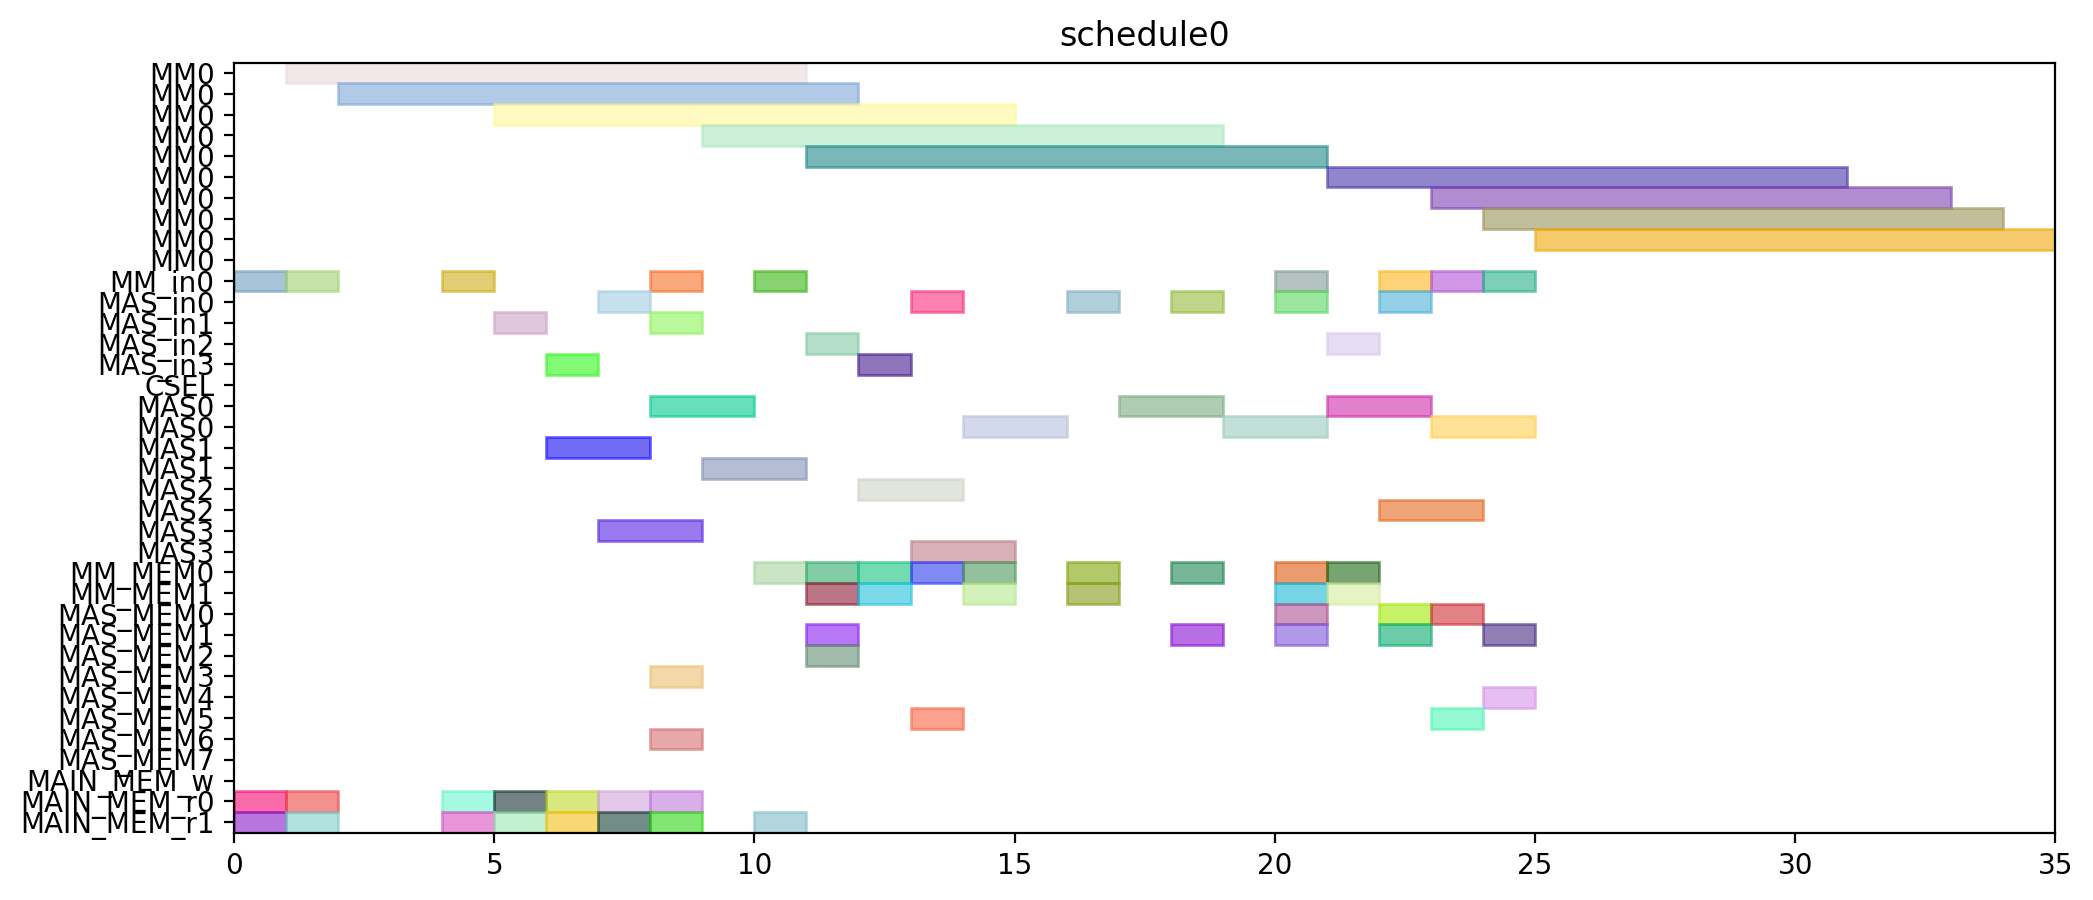

The Python source for this figure:
from pyschedule import Scenario, solvers, plotters, alt


def solve():
	horizon = 120
	S = Scenario("schedule0", horizon=horizon)

	# resource
	MM = S.Resources('MM', num=1, size=10)
	MM_in = S.Resources('MM_in', num=1)
	MAS_in = S.Resources('MAS_in', num=4)
	CSEL = S.Resource('CSEL')
	MAS = S.Resources('MAS', num=4, size=2, periods=range(1, horizon))
	MM_MEM = S.Resources('MM_MEM', num=2)
	MAS_MEM = S.Resources('MAS_MEM', num=8)
	MAIN_MEM_w = S.Resource('MAIN_MEM_w', size=1)
	MAIN_MEM_r = S.Resources('MAIN_MEM_r', num=2)

	# result of previous scheduling

	# new tasks
	t0 = S.Task('t0', length=10, delay_cost=1)
	t0 += alt(MM)
	t0_in = S.Task('t0_in', length=1, delay_cost=1)
	t0_in += alt(MM_in)
	S += t0_in*MM_in[0]<=t0*MM[0]
	t0_mem0 = S.Task('t0_mem0', length=1, delay_cost=1)
	t0_mem0 += MAIN_MEM_r[0]
	S += t0_mem0 <= t0

	t0_mem1 = S.Task('t0_mem1', length=1, delay_cost=1)
	t0_mem1 += MAIN_MEM_r[1]
	S += t0_mem1 <= t0

	t1 = S.Task('t1', length=10, delay_cost=1)
	t1 += alt(MM)
	t1_in = S.Task('t1_in', length=1, delay_cost=1)
	t1_in += alt(MM_in)
	S += t1_in*MM_in[0]<=t1*MM[0]
	t1_mem0 = S.Task('t1_mem0', length=1, delay_cost=1)
	t1_mem0 += MAIN_MEM_r[0]
	S += t1_mem0 <= t1

	t1_mem1 = S.Task('t1_mem1', length=1, delay_cost=1)
	t1_mem1 += MAIN_MEM_r[1]
	S += t1_mem1 <= t1

	t2 = S.Task('t2', length=10, delay_cost=1)
	t2 += alt(MM)
	t2_in = S.Task('t2_in', length=1, delay_cost=1)
	t2_in += alt(MM_in)
	S += t2_in*MM_in[0]<=t2*MM[0]
	t2_mem0 = S.Task('t2_mem0', length=1, delay_cost=1)
	t2_mem0 += MAIN_MEM_r[0]
	S += t2_mem0 <= t2

	t2_mem1 = S.Task('t2_mem1', length=1, delay_cost=1)
	t2_mem1 += MAIN_MEM_r[1]
	S += t2_mem1 <= t2

	t3 = S.Task('t3', length=2, delay_cost=1)
	t3 += alt(MAS)
	t3_in = S.Task('t3_in', length=1, delay_cost=1)
	t3_in += alt(MAS_in)
	S += t3_in*MAS_in[0]<=t3*MAS[0]

	S += t3_in*MAS_in[1]<=t3*MAS[1]

	S += t3_in*MAS_in[2]<=t3*MAS[2]

	S += t3_in*MAS_in[3]<=t3*MAS[3]

	t3_mem0 = S.Task('t3_mem0', length=1, delay_cost=1)
	t3_mem0 += MAIN_MEM_r[0]
	S += t3_mem0 <= t3

	t3_mem1 = S.Task('t3_mem1', length=1, delay_cost=1)
	t3_mem1 += MAIN_MEM_r[1]
	S += t3_mem1 <= t3

	t4 = S.Task('t4', length=2, delay_cost=1)
	t4 += alt(MAS)
	t4_in = S.Task('t4_in', length=1, delay_cost=1)
	t4_in += alt(MAS_in)
	S += t4_in*MAS_in[0]<=t4*MAS[0]

	S += t4_in*MAS_in[1]<=t4*MAS[1]

	S += t4_in*MAS_in[2]<=t4*MAS[2]

	S += t4_in*MAS_in[3]<=t4*MAS[3]

	t4_mem0 = S.Task('t4_mem0', length=1, delay_cost=1)
	t4_mem0 += MAIN_MEM_r[0]
	S += t4_mem0 <= t4

	t4_mem1 = S.Task('t4_mem1', length=1, delay_cost=1)
	t4_mem1 += MAIN_MEM_r[1]
	S += t4_mem1 <= t4

	t8 = S.Task('t8', length=2, delay_cost=1)
	t8 += alt(MAS)
	t8_in = S.Task('t8_in', length=1, delay_cost=1)
	t8_in += alt(MAS_in)
	S += t8_in*MAS_in[0]<=t8*MAS[0]

	S += t8_in*MAS_in[1]<=t8*MAS[1]

	S += t8_in*MAS_in[2]<=t8*MAS[2]

	S += t8_in*MAS_in[3]<=t8*MAS[3]

	t8_mem0 = S.Task('t8_mem0', length=1, delay_cost=1)
	t8_mem0 += MAIN_MEM_r[0]
	S += t8_mem0 <= t8

	t8_mem1 = S.Task('t8_mem1', length=1, delay_cost=1)
	t8_mem1 += MAIN_MEM_r[1]
	S += t8_mem1 <= t8

	t9 = S.Task('t9', length=2, delay_cost=1)
	t9 += alt(MAS)
	t9_in = S.Task('t9_in', length=1, delay_cost=1)
	t9_in += alt(MAS_in)
	S += t9_in*MAS_in[0]<=t9*MAS[0]

	S += t9_in*MAS_in[1]<=t9*MAS[1]

	S += t9_in*MAS_in[2]<=t9*MAS[2]

	S += t9_in*MAS_in[3]<=t9*MAS[3]

	t9_mem0 = S.Task('t9_mem0', length=1, delay_cost=1)
	t9_mem0 += MAIN_MEM_r[0]
	S += t9_mem0 <= t9

	t9_mem1 = S.Task('t9_mem1', length=1, delay_cost=1)
	t9_mem1 += MAIN_MEM_r[1]
	S += t9_mem1 <= t9

	t13 = S.Task('t13', length=2, delay_cost=1)
	t13 += alt(MAS)
	t13_in = S.Task('t13_in', length=1, delay_cost=1)
	t13_in += alt(MAS_in)
	S += t13_in*MAS_in[0]<=t13*MAS[0]

	S += t13_in*MAS_in[1]<=t13*MAS[1]

	S += t13_in*MAS_in[2]<=t13*MAS[2]

	S += t13_in*MAS_in[3]<=t13*MAS[3]

	t13_mem0 = S.Task('t13_mem0', length=1, delay_cost=1)
	t13_mem0 += MAIN_MEM_r[0]
	S += t13_mem0 <= t13

	t13_mem1 = S.Task('t13_mem1', length=1, delay_cost=1)
	t13_mem1 += MAIN_MEM_r[1]
	S += t13_mem1 <= t13

	t14 = S.Task('t14', length=2, delay_cost=1)
	t14 += alt(MAS)
	t14_in = S.Task('t14_in', length=1, delay_cost=1)
	t14_in += alt(MAS_in)
	S += t14_in*MAS_in[0]<=t14*MAS[0]

	S += t14_in*MAS_in[1]<=t14*MAS[1]

	S += t14_in*MAS_in[2]<=t14*MAS[2]

	S += t14_in*MAS_in[3]<=t14*MAS[3]

	t14_mem0 = S.Task('t14_mem0', length=1, delay_cost=1)
	t14_mem0 += MAIN_MEM_r[0]
	S += t14_mem0 <= t14

	t14_mem1 = S.Task('t14_mem1', length=1, delay_cost=1)
	t14_mem1 += MAIN_MEM_r[1]
	S += t14_mem1 <= t14

	t5 = S.Task('t5', length=10, delay_cost=1)
	t5 += alt(MM)
	t5_in = S.Task('t5_in', length=1, delay_cost=1)
	t5_in += alt(MM_in)
	S += t5_in*MM_in[0]<=t5*MM[0]
	t5_mem0 = S.Task('t5_mem0', length=1, delay_cost=1)
	t5_mem0 += alt(MAS_MEM)
	S += (t3*MAS[0])-1 < t5_mem0*MAS_MEM[0]
	S += (t3*MAS[1])-1 < t5_mem0*MAS_MEM[2]
	S += (t3*MAS[2])-1 < t5_mem0*MAS_MEM[4]
	S += (t3*MAS[3])-1 < t5_mem0*MAS_MEM[6]
	S += t5_mem0 <= t5

	t5_mem1 = S.Task('t5_mem1', length=1, delay_cost=1)
	t5_mem1 += alt(MAS_MEM)
	S += (t4*MAS[0])-1 < t5_mem1*MAS_MEM[1]
	S += (t4*MAS[1])-1 < t5_mem1*MAS_MEM[3]
	S += (t4*MAS[2])-1 < t5_mem1*MAS_MEM[5]
	S += (t4*MAS[3])-1 < t5_mem1*MAS_MEM[7]
	S += t5_mem1 <= t5

	t6 = S.Task('t6', length=2, delay_cost=1)
	t6 += alt(MAS)
	t6_in = S.Task('t6_in', length=1, delay_cost=1)
	t6_in += alt(MAS_in)
	S += t6_in*MAS_in[0]<=t6*MAS[0]

	S += t6_in*MAS_in[1]<=t6*MAS[1]

	S += t6_in*MAS_in[2]<=t6*MAS[2]

	S += t6_in*MAS_in[3]<=t6*MAS[3]

	t6_mem0 = S.Task('t6_mem0', length=1, delay_cost=1)
	t6_mem0 += alt(MM_MEM)
	S += (t0*MM[0])-1 < t6_mem0*MM_MEM[0]
	S += t6_mem0 <= t6

	t6_mem1 = S.Task('t6_mem1', length=1, delay_cost=1)
	t6_mem1 += alt(MM_MEM)
	S += (t1*MM[0])-1 < t6_mem1*MM_MEM[1]
	S += t6_mem1 <= t6

	t10 = S.Task('t10', length=10, delay_cost=1)
	t10 += alt(MM)
	t10_in = S.Task('t10_in', length=1, delay_cost=1)
	t10_in += alt(MM_in)
	S += t10_in*MM_in[0]<=t10*MM[0]
	t10_mem0 = S.Task('t10_mem0', length=1, delay_cost=1)
	t10_mem0 += alt(MAS_MEM)
	S += (t8*MAS[0])-1 < t10_mem0*MAS_MEM[0]
	S += (t8*MAS[1])-1 < t10_mem0*MAS_MEM[2]
	S += (t8*MAS[2])-1 < t10_mem0*MAS_MEM[4]
	S += (t8*MAS[3])-1 < t10_mem0*MAS_MEM[6]
	S += t10_mem0 <= t10

	t10_mem1 = S.Task('t10_mem1', length=1, delay_cost=1)
	t10_mem1 += alt(MAS_MEM)
	S += (t9*MAS[0])-1 < t10_mem1*MAS_MEM[1]
	S += (t9*MAS[1])-1 < t10_mem1*MAS_MEM[3]
	S += (t9*MAS[2])-1 < t10_mem1*MAS_MEM[5]
	S += (t9*MAS[3])-1 < t10_mem1*MAS_MEM[7]
	S += t10_mem1 <= t10

	t11 = S.Task('t11', length=2, delay_cost=1)
	t11 += alt(MAS)
	t11_in = S.Task('t11_in', length=1, delay_cost=1)
	t11_in += alt(MAS_in)
	S += t11_in*MAS_in[0]<=t11*MAS[0]

	S += t11_in*MAS_in[1]<=t11*MAS[1]

	S += t11_in*MAS_in[2]<=t11*MAS[2]

	S += t11_in*MAS_in[3]<=t11*MAS[3]

	t11_mem0 = S.Task('t11_mem0', length=1, delay_cost=1)
	t11_mem0 += alt(MM_MEM)
	S += (t1*MM[0])-1 < t11_mem0*MM_MEM[0]
	S += t11_mem0 <= t11

	t11_mem1 = S.Task('t11_mem1', length=1, delay_cost=1)
	t11_mem1 += alt(MM_MEM)
	S += (t2*MM[0])-1 < t11_mem1*MM_MEM[1]
	S += t11_mem1 <= t11

	t15 = S.Task('t15', length=10, delay_cost=1)
	t15 += alt(MM)
	t15_in = S.Task('t15_in', length=1, delay_cost=1)
	t15_in += alt(MM_in)
	S += t15_in*MM_in[0]<=t15*MM[0]
	t15_mem0 = S.Task('t15_mem0', length=1, delay_cost=1)
	t15_mem0 += alt(MAS_MEM)
	S += (t13*MAS[0])-1 < t15_mem0*MAS_MEM[0]
	S += (t13*MAS[1])-1 < t15_mem0*MAS_MEM[2]
	S += (t13*MAS[2])-1 < t15_mem0*MAS_MEM[4]
	S += (t13*MAS[3])-1 < t15_mem0*MAS_MEM[6]
	S += t15_mem0 <= t15

	t15_mem1 = S.Task('t15_mem1', length=1, delay_cost=1)
	t15_mem1 += alt(MAS_MEM)
	S += (t14*MAS[0])-1 < t15_mem1*MAS_MEM[1]
	S += (t14*MAS[1])-1 < t15_mem1*MAS_MEM[3]
	S += (t14*MAS[2])-1 < t15_mem1*MAS_MEM[5]
	S += (t14*MAS[3])-1 < t15_mem1*MAS_MEM[7]
	S += t15_mem1 <= t15

	t16 = S.Task('t16', length=2, delay_cost=1)
	t16 += alt(MAS)
	t16_in = S.Task('t16_in', length=1, delay_cost=1)
	t16_in += alt(MAS_in)
	S += t16_in*MAS_in[0]<=t16*MAS[0]

	S += t16_in*MAS_in[1]<=t16*MAS[1]

	S += t16_in*MAS_in[2]<=t16*MAS[2]

	S += t16_in*MAS_in[3]<=t16*MAS[3]

	t16_mem0 = S.Task('t16_mem0', length=1, delay_cost=1)
	t16_mem0 += alt(MM_MEM)
	S += (t0*MM[0])-1 < t16_mem0*MM_MEM[0]
	S += t16_mem0 <= t16

	t16_mem1 = S.Task('t16_mem1', length=1, delay_cost=1)
	t16_mem1 += alt(MM_MEM)
	S += (t2*MM[0])-1 < t16_mem1*MM_MEM[1]
	S += t16_mem1 <= t16

	t18 = S.Task('t18', length=2, delay_cost=1)
	t18 += alt(MAS)
	t18_in = S.Task('t18_in', length=1, delay_cost=1)
	t18_in += alt(MAS_in)
	S += t18_in*MAS_in[0]<=t18*MAS[0]

	S += t18_in*MAS_in[1]<=t18*MAS[1]

	S += t18_in*MAS_in[2]<=t18*MAS[2]

	S += t18_in*MAS_in[3]<=t18*MAS[3]

	t18_mem0 = S.Task('t18_mem0', length=1, delay_cost=1)
	t18_mem0 += alt(MM_MEM)
	S += (t0*MM[0])-1 < t18_mem0*MM_MEM[0]
	S += t18_mem0 <= t18

	t18_mem1 = S.Task('t18_mem1', length=1, delay_cost=1)
	t18_mem1 += alt(MM_MEM)
	S += (t0*MM[0])-1 < t18_mem1*MM_MEM[1]
	S += t18_mem1 <= t18

	t20 = S.Task('t20', length=10, delay_cost=1)
	t20 += alt(MM)
	t20_in = S.Task('t20_in', length=1, delay_cost=1)
	t20_in += alt(MM_in)
	S += t20_in*MM_in[0]<=t20*MM[0]
	t20_mem0 = S.Task('t20_mem0', length=1, delay_cost=1)
	t20_mem0 += alt(MM_MEM)
	S += (t2*MM[0])-1 < t20_mem0*MM_MEM[0]
	S += t20_mem0 <= t20

	t20_mem1 = S.Task('t20_mem1', length=1, delay_cost=1)
	t20_mem1 += MAIN_MEM_r[1]
	S += t20_mem1 <= t20

	t7 = S.Task('t7', length=2, delay_cost=1)
	t7 += alt(MAS)
	t7_in = S.Task('t7_in', length=1, delay_cost=1)
	t7_in += alt(MAS_in)
	S += t7_in*MAS_in[0]<=t7*MAS[0]

	S += t7_in*MAS_in[1]<=t7*MAS[1]

	S += t7_in*MAS_in[2]<=t7*MAS[2]

	S += t7_in*MAS_in[3]<=t7*MAS[3]

	t7_mem0 = S.Task('t7_mem0', length=1, delay_cost=1)
	t7_mem0 += alt(MM_MEM)
	S += (t5*MM[0])-1 < t7_mem0*MM_MEM[0]
	S += t7_mem0 <= t7

	t7_mem1 = S.Task('t7_mem1', length=1, delay_cost=1)
	t7_mem1 += alt(MAS_MEM)
	S += (t6*MAS[0])-1 < t7_mem1*MAS_MEM[1]
	S += (t6*MAS[1])-1 < t7_mem1*MAS_MEM[3]
	S += (t6*MAS[2])-1 < t7_mem1*MAS_MEM[5]
	S += (t6*MAS[3])-1 < t7_mem1*MAS_MEM[7]
	S += t7_mem1 <= t7

	t12 = S.Task('t12', length=2, delay_cost=1)
	t12 += alt(MAS)
	t12_in = S.Task('t12_in', length=1, delay_cost=1)
	t12_in += alt(MAS_in)
	S += t12_in*MAS_in[0]<=t12*MAS[0]

	S += t12_in*MAS_in[1]<=t12*MAS[1]

	S += t12_in*MAS_in[2]<=t12*MAS[2]

	S += t12_in*MAS_in[3]<=t12*MAS[3]

	t12_mem0 = S.Task('t12_mem0', length=1, delay_cost=1)
	t12_mem0 += alt(MM_MEM)
	S += (t10*MM[0])-1 < t12_mem0*MM_MEM[0]
	S += t12_mem0 <= t12

	t12_mem1 = S.Task('t12_mem1', length=1, delay_cost=1)
	t12_mem1 += alt(MAS_MEM)
	S += (t11*MAS[0])-1 < t12_mem1*MAS_MEM[1]
	S += (t11*MAS[1])-1 < t12_mem1*MAS_MEM[3]
	S += (t11*MAS[2])-1 < t12_mem1*MAS_MEM[5]
	S += (t11*MAS[3])-1 < t12_mem1*MAS_MEM[7]
	S += t12_mem1 <= t12

	t17 = S.Task('t17', length=2, delay_cost=1)
	t17 += alt(MAS)
	t17_in = S.Task('t17_in', length=1, delay_cost=1)
	t17_in += alt(MAS_in)
	S += t17_in*MAS_in[0]<=t17*MAS[0]

	S += t17_in*MAS_in[1]<=t17*MAS[1]

	S += t17_in*MAS_in[2]<=t17*MAS[2]

	S += t17_in*MAS_in[3]<=t17*MAS[3]

	t17_mem0 = S.Task('t17_mem0', length=1, delay_cost=1)
	t17_mem0 += alt(MM_MEM)
	S += (t15*MM[0])-1 < t17_mem0*MM_MEM[0]
	S += t17_mem0 <= t17

	t17_mem1 = S.Task('t17_mem1', length=1, delay_cost=1)
	t17_mem1 += alt(MAS_MEM)
	S += (t16*MAS[0])-1 < t17_mem1*MAS_MEM[1]
	S += (t16*MAS[1])-1 < t17_mem1*MAS_MEM[3]
	S += (t16*MAS[2])-1 < t17_mem1*MAS_MEM[5]
	S += (t16*MAS[3])-1 < t17_mem1*MAS_MEM[7]
	S += t17_mem1 <= t17

	t19 = S.Task('t19', length=2, delay_cost=1)
	t19 += alt(MAS)
	t19_in = S.Task('t19_in', length=1, delay_cost=1)
	t19_in += alt(MAS_in)
	S += t19_in*MAS_in[0]<=t19*MAS[0]

	S += t19_in*MAS_in[1]<=t19*MAS[1]

	S += t19_in*MAS_in[2]<=t19*MAS[2]

	S += t19_in*MAS_in[3]<=t19*MAS[3]

	t19_mem0 = S.Task('t19_mem0', length=1, delay_cost=1)
	t19_mem0 += alt(MM_MEM)
	S += (t0*MM[0])-1 < t19_mem0*MM_MEM[0]
	S += t19_mem0 <= t19

	t19_mem1 = S.Task('t19_mem1', length=1, delay_cost=1)
	t19_mem1 += alt(MAS_MEM)
	S += (t18*MAS[0])-1 < t19_mem1*MAS_MEM[1]
	S += (t18*MAS[1])-1 < t19_mem1*MAS_MEM[3]
	S += (t18*MAS[2])-1 < t19_mem1*MAS_MEM[5]
	S += (t18*MAS[3])-1 < t19_mem1*MAS_MEM[7]
	S += t19_mem1 <= t19

	t21 = S.Task('t21', length=2, delay_cost=1)
	t21 += alt(MAS)
	t21_in = S.Task('t21_in', length=1, delay_cost=1)
	t21_in += alt(MAS_in)
	S += t21_in*MAS_in[0]<=t21*MAS[0]

	S += t21_in*MAS_in[1]<=t21*MAS[1]

	S += t21_in*MAS_in[2]<=t21*MAS[2]

	S += t21_in*MAS_in[3]<=t21*MAS[3]

	t21_mem0 = S.Task('t21_mem0', length=1, delay_cost=1)
	t21_mem0 += alt(MM_MEM)
	S += (t1*MM[0])-1 < t21_mem0*MM_MEM[0]
	S += t21_mem0 <= t21

	t21_mem1 = S.Task('t21_mem1', length=1, delay_cost=1)
	t21_mem1 += alt(MM_MEM)
	S += (t20*MM[0])-1 < t21_mem1*MM_MEM[1]
	S += t21_mem1 <= t21

	t22 = S.Task('t22', length=2, delay_cost=1)
	t22 += alt(MAS)
	t22_in = S.Task('t22_in', length=1, delay_cost=1)
	t22_in += alt(MAS_in)
	S += t22_in*MAS_in[0]<=t22*MAS[0]

	S += t22_in*MAS_in[1]<=t22*MAS[1]

	S += t22_in*MAS_in[2]<=t22*MAS[2]

	S += t22_in*MAS_in[3]<=t22*MAS[3]

	t22_mem0 = S.Task('t22_mem0', length=1, delay_cost=1)
	t22_mem0 += alt(MM_MEM)
	S += (t1*MM[0])-1 < t22_mem0*MM_MEM[0]
	S += t22_mem0 <= t22

	t22_mem1 = S.Task('t22_mem1', length=1, delay_cost=1)
	t22_mem1 += alt(MM_MEM)
	S += (t20*MM[0])-1 < t22_mem1*MM_MEM[1]
	S += t22_mem1 <= t22

	t23 = S.Task('t23', length=10, delay_cost=1)
	t23 += alt(MM)
	t23_in = S.Task('t23_in', length=1, delay_cost=1)
	t23_in += alt(MM_in)
	S += t23_in*MM_in[0]<=t23*MM[0]
	t23_mem0 = S.Task('t23_mem0', length=1, delay_cost=1)
	t23_mem0 += alt(MAS_MEM)
	S += (t17*MAS[0])-1 < t23_mem0*MAS_MEM[0]
	S += (t17*MAS[1])-1 < t23_mem0*MAS_MEM[2]
	S += (t17*MAS[2])-1 < t23_mem0*MAS_MEM[4]
	S += (t17*MAS[3])-1 < t23_mem0*MAS_MEM[6]
	S += t23_mem0 <= t23

	t23_mem1 = S.Task('t23_mem1', length=1, delay_cost=1)
	t23_mem1 += MAIN_MEM_r[1]
	S += t23_mem1 <= t23

	t25 = S.Task('t25', length=10, delay_cost=1)
	t25 += alt(MM)
	t25_in = S.Task('t25_in', length=1, delay_cost=1)
	t25_in += alt(MM_in)
	S += t25_in*MM_in[0]<=t25*MM[0]
	t25_mem0 = S.Task('t25_mem0', length=1, delay_cost=1)
	t25_mem0 += alt(MAS_MEM)
	S += (t7*MAS[0])-1 < t25_mem0*MAS_MEM[0]
	S += (t7*MAS[1])-1 < t25_mem0*MAS_MEM[2]
	S += (t7*MAS[2])-1 < t25_mem0*MAS_MEM[4]
	S += (t7*MAS[3])-1 < t25_mem0*MAS_MEM[6]
	S += t25_mem0 <= t25

	t25_mem1 = S.Task('t25_mem1', length=1, delay_cost=1)
	t25_mem1 += alt(MAS_MEM)
	S += (t22*MAS[0])-1 < t25_mem1*MAS_MEM[1]
	S += (t22*MAS[1])-1 < t25_mem1*MAS_MEM[3]
	S += (t22*MAS[2])-1 < t25_mem1*MAS_MEM[5]
	S += (t22*MAS[3])-1 < t25_mem1*MAS_MEM[7]
	S += t25_mem1 <= t25

	t27 = S.Task('t27', length=10, delay_cost=1)
	t27 += alt(MM)
	t27_in = S.Task('t27_in', length=1, delay_cost=1)
	t27_in += alt(MM_in)
	S += t27_in*MM_in[0]<=t27*MM[0]
	t27_mem0 = S.Task('t27_mem0', length=1, delay_cost=1)
	t27_mem0 += alt(MAS_MEM)
	S += (t22*MAS[0])-1 < t27_mem0*MAS_MEM[0]
	S += (t22*MAS[1])-1 < t27_mem0*MAS_MEM[2]
	S += (t22*MAS[2])-1 < t27_mem0*MAS_MEM[4]
	S += (t22*MAS[3])-1 < t27_mem0*MAS_MEM[6]
	S += t27_mem0 <= t27

	t27_mem1 = S.Task('t27_mem1', length=1, delay_cost=1)
	t27_mem1 += alt(MAS_MEM)
	S += (t21*MAS[0])-1 < t27_mem1*MAS_MEM[1]
	S += (t21*MAS[1])-1 < t27_mem1*MAS_MEM[3]
	S += (t21*MAS[2])-1 < t27_mem1*MAS_MEM[5]
	S += (t21*MAS[3])-1 < t27_mem1*MAS_MEM[7]
	S += t27_mem1 <= t27

	t28 = S.Task('t28', length=10, delay_cost=1)
	t28 += alt(MM)
	t28_in = S.Task('t28_in', length=1, delay_cost=1)
	t28_in += alt(MM_in)
	S += t28_in*MM_in[0]<=t28*MM[0]
	t28_mem0 = S.Task('t28_mem0', length=1, delay_cost=1)
	t28_mem0 += alt(MAS_MEM)
	S += (t19*MAS[0])-1 < t28_mem0*MAS_MEM[0]
	S += (t19*MAS[1])-1 < t28_mem0*MAS_MEM[2]
	S += (t19*MAS[2])-1 < t28_mem0*MAS_MEM[4]
	S += (t19*MAS[3])-1 < t28_mem0*MAS_MEM[6]
	S += t28_mem0 <= t28

	t28_mem1 = S.Task('t28_mem1', length=1, delay_cost=1)
	t28_mem1 += alt(MAS_MEM)
	S += (t7*MAS[0])-1 < t28_mem1*MAS_MEM[1]
	S += (t7*MAS[1])-1 < t28_mem1*MAS_MEM[3]
	S += (t7*MAS[2])-1 < t28_mem1*MAS_MEM[5]
	S += (t7*MAS[3])-1 < t28_mem1*MAS_MEM[7]
	S += t28_mem1 <= t28

	t29 = S.Task('t29', length=10, delay_cost=1)
	t29 += alt(MM)
	t29_in = S.Task('t29_in', length=1, delay_cost=1)
	t29_in += alt(MM_in)
	S += t29_in*MM_in[0]<=t29*MM[0]
	t29_mem0 = S.Task('t29_mem0', length=1, delay_cost=1)
	t29_mem0 += alt(MAS_MEM)
	S += (t21*MAS[0])-1 < t29_mem0*MAS_MEM[0]
	S += (t21*MAS[1])-1 < t29_mem0*MAS_MEM[2]
	S += (t21*MAS[2])-1 < t29_mem0*MAS_MEM[4]
	S += (t21*MAS[3])-1 < t29_mem0*MAS_MEM[6]
	S += t29_mem0 <= t29

	t29_mem1 = S.Task('t29_mem1', length=1, delay_cost=1)
	t29_mem1 += alt(MAS_MEM)
	S += (t12*MAS[0])-1 < t29_mem1*MAS_MEM[1]
	S += (t12*MAS[1])-1 < t29_mem1*MAS_MEM[3]
	S += (t12*MAS[2])-1 < t29_mem1*MAS_MEM[5]
	S += (t12*MAS[3])-1 < t29_mem1*MAS_MEM[7]
	S += t29_mem1 <= t29

	solvers.mip.solve(S,msg=1,kind='CPLEX',ratio_gap=1.01)

	solution = [['hoge']*len(S.solution()[1]) for i in range(len(S.solution()))]
	for i in range(len(S.solution())):
		for j in range(len(S.solution()[i])):
			solution[i][j]=str(S.solution()[i][j])
	print(solution)

	cycles = int(solution[-1][3])

	pic_file_name = "/home/mfukuda/ABE/multiRAM_multiMAS_16mux/scheduling_result/stage10MM1_stage2MAS4/EP_ADD_A_0/schedule0.png"
	if(S.solution() != []):
		plotters.matplotlib.plot(S,img_filename=pic_file_name, show_task_labels=False, fig_size=(cycles*0.25+3, 5))

	return solution
